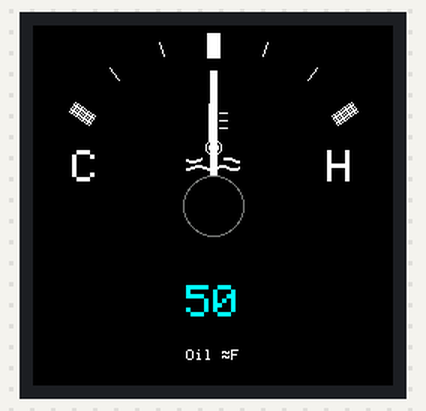
Bench run of a sketch on a simulated ESP32-S3. Shown: 240×240 colour display.

Above: at 0.8 s.
At 7.91 s:
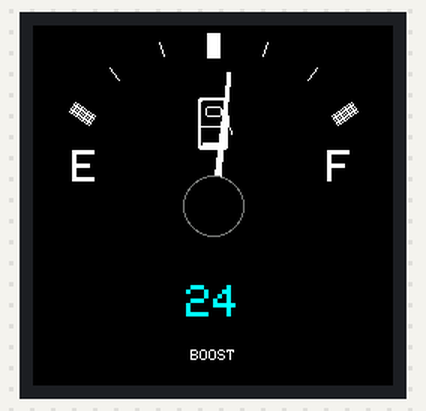
At 12.07 s:
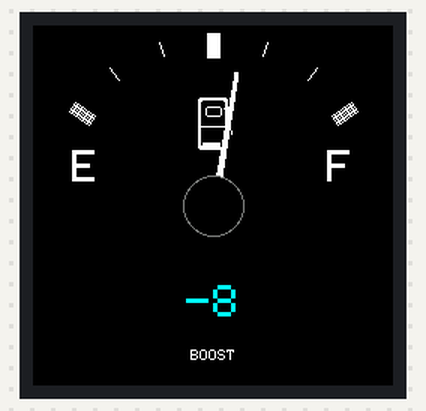
At 16.93 s:
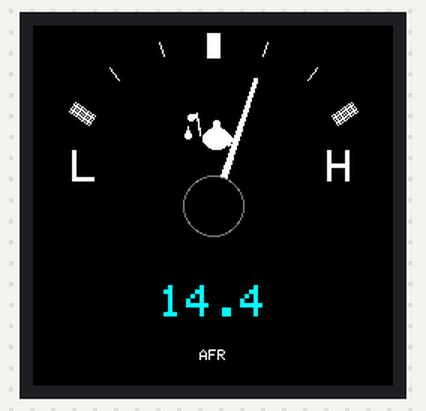
At 26.79 s:
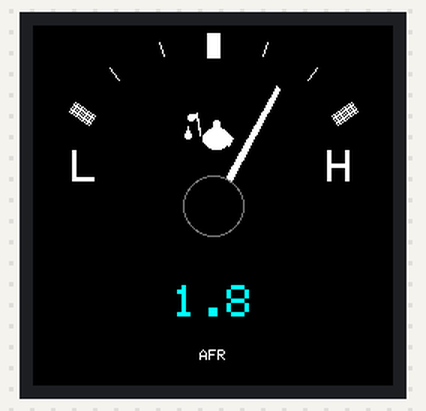
At 38.02 s:
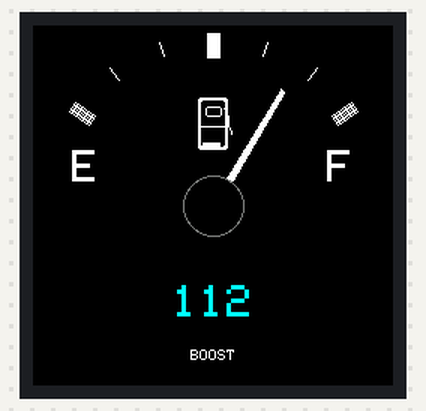

The sketch:

gauge_cluster.ino
```cpp
/**
 * Gauge Cluster - Multi-Display Firmware
 *
 * Drives 3x GC9A01 240x240 displays via SPI with manual CS control:
 *   GPIO5 = Fuel Gauge
 *   GPIO6 = Oil Pressure Gauge
 *   GPIO7 = Water Temperature Gauge
 *
 * NOTE: GPIO4 is avoided - it's SPI0 MISO and conflicts with SPI peripheral
 *
 * Hardware: Pimoroni Tiny RP2040
 *
 * IMPORTANT: Copy User_Setup.h to your TFT_eSPI library folder,
 *            or include it via User_Setup_Select.h
 */

#include <TFT_eSPI.h>
#include <SPI.h>

// ============================================================================
// DISPLAY CS PIN DEFINITIONS
// ============================================================================

#define CS_FUEL      5   // Fuel gauge CS
#define CS_OIL       6   // Oil pressure gauge CS
#define CS_WATER     7   // Water temperature gauge CS

// ============================================================================
// DISPLAY & SPRITE INSTANCES
// ============================================================================

TFT_eSPI tft = TFT_eSPI();  // Single TFT instance for all displays

// Full gauge sprite - for needle updates (115KB)
TFT_eSprite gauge = TFT_eSprite(&tft);

// Small sprite for digital readout only - for fast number updates (~4KB)
// Positioned at center bottom of gauge
static const int READOUT_W = 70;
static const int READOUT_H = 30;
static const int READOUT_X = (240 - READOUT_W) / 2;  // Centered
static const int READOUT_Y = 120 + 65 - READOUT_H/2; // CY + 65 - half height
TFT_eSprite readout = TFT_eSprite(&tft);

// ============================================================================
// DISPLAY CONFIGURATION
// ============================================================================

static const int SCREEN_W = 240;
static const int SCREEN_H = 240;

// ============================================================================
// GAUGE GEOMETRY (shared)
// ============================================================================

static const int CX = SCREEN_W / 2;
static const int CY = SCREEN_H / 2;

static const int R_TICK1 = 115;    // tick outer radius
static const int R_TICK2 = 105;    // tick inner radius
static const int R_NEEDLE = 90;    // needle length

static const float ANGLE_MIN = -145.0f;
static const float ANGLE_MAX = -35.0f;

// ============================================================================
// COLORS (shared)
// ============================================================================

static const uint16_t COL_BG      = TFT_BLACK;
static const uint16_t COL_DIAL    = TFT_BLACK;
static const uint16_t COL_TICKS   = TFT_WHITE;
static const uint16_t COL_TEXT    = TFT_WHITE;
static const uint16_t COL_NEEDLE  = TFT_WHITE;
static const uint16_t COL_ACCENT  = TFT_CYAN;

// ============================================================================
// GAUGE STATE
// ============================================================================

// Fuel gauge
float fuelLevel = 0.5f;      // 0.0..1.0
int   boostValue = -50;      // Vacuum/boost reading (-50 to 30)

// Oil pressure gauge
float oilPressure = 0.5f;    // 0.0..1.0
float afrValue = 14.0f;      // AFR reading (0.0 to 20.0)

// Water temperature gauge
float waterTemp = 0.5f;      // 0.0..1.0
int   oilTempValue = 50;     // Oil temp in °F (50 to 250)

// ============================================================================
// UTILITY FUNCTIONS
// ============================================================================

static inline float deg2rad(float d) {
  return d * 0.017453292519943295f;
}

static inline void polarPoint(int cx, int cy, int r, float angDeg, int &x, int &y) {
  float a = deg2rad(angDeg);
  x = cx + (int)lroundf(cosf(a) * r);
  y = cy + (int)lroundf(sinf(a) * r);
}

// ============================================================================
// DISPLAY SELECTION (manual CS control)
// ============================================================================

void deselectAllDisplays() {
  digitalWrite(CS_FUEL, HIGH);
  digitalWrite(CS_OIL, HIGH);
  digitalWrite(CS_WATER, HIGH);
}

void selectAllDisplays() {
  digitalWrite(CS_FUEL, LOW);
  digitalWrite(CS_OIL, LOW);
  digitalWrite(CS_WATER, LOW);
}

// Push sprite to a specific display with proper SPI transaction handling
void pushSpriteToDisplay(uint8_t cs_pin, TFT_eSprite &sprite) {
  deselectAllDisplays();          // Ensure all displays are deselected first
  digitalWrite(cs_pin, LOW);      // Select target display
  tft.startWrite();               // Begin SPI transaction
  sprite.pushSprite(0, 0);        // Push sprite data
  tft.endWrite();                 // End SPI transaction
  digitalWrite(cs_pin, HIGH);     // Deselect display
}

// ============================================================================
// ICON DRAWING FUNCTIONS
// ============================================================================

void drawGasPumpIcon(TFT_eSprite &spr, int cx, int cy, int w, int h,
                     uint16_t fg, uint16_t bg)
{
  int x = cx - w / 2;
  int y = cy - h / 2;
  int r = max(2, w / 8);
  spr.fillRoundRect(x, y, w, h, r, fg);

  int inset = max(2, w / 10);
  spr.fillRoundRect(x + inset, y + inset, w - 2*inset, h - 2*inset, max(1, r-1), bg);

  int winW = (int)(w * 0.55f);
  int winH = (int)(h * 0.22f);
  int winX = cx - winW / 2;
  int winY = y + (int)(h * 0.18f);
  spr.drawRoundRect(winX, winY, winW, winH, max(1, r-2), fg);

  int sepY = y + (int)(h * 0.55f);
  spr.drawLine(x + inset, sepY, x + w - inset - 1, sepY, fg);

  int footH = max(2, h / 10);
  spr.fillRect(x + (int)(w * 0.18f), y + h - footH - inset, (int)(w * 0.64f), footH, fg);

  int hoseX = x + w - inset - 1;
  int hoseTop = winY + 1;
  int hoseMid = sepY;
  spr.drawLine(hoseX, hoseTop, hoseX + w/6, hoseTop + h/6, fg);
  spr.drawLine(hoseX + w/6, hoseTop + h/6, hoseX + w/6, hoseMid, fg);

  int nozX = hoseX + w/6;
  int nozY = hoseMid;
  spr.drawLine(nozX, nozY, nozX + w/8, nozY + h/10, fg);
  spr.drawLine(nozX + w/8, nozY + h/10, nozX + w/8, nozY + h/6, fg);
}

void drawOilCanIcon(TFT_eSprite &spr, int cx, int cy, int w, int h,
                    uint16_t fg, uint16_t bg)
{
  int bodyW = (int)(w * 0.7f);
  int bodyH = (int)(h * 0.45f);
  int bodyX = cx - bodyW / 2 + 2;
  int bodyY = cy + (int)(h * 0.1f);

  spr.fillEllipse(bodyX + bodyW/2, bodyY + bodyH/2, bodyW/2, bodyH/2, fg);

  int spoutStartX = bodyX - 2;
  int spoutStartY = bodyY + bodyH/3;
  int spoutMidX = cx - (int)(w * 0.4f);
  int spoutMidY = cy - (int)(h * 0.2f);
  int spoutTipX = cx - (int)(w * 0.5f);
  int spoutTipY = cy - (int)(h * 0.15f);

  for (int t = -1; t <= 1; t++) {
    spr.drawLine(spoutStartX, spoutStartY + t, spoutMidX, spoutMidY + t, fg);
    spr.drawLine(spoutMidX, spoutMidY + t, spoutTipX, spoutTipY + t, fg);
  }

  spr.fillCircle(spoutTipX - 1, spoutTipY, 2, fg);

  int handleX = bodyX + bodyW - 2;
  int handleY = bodyY + bodyH/3;
  int handleOuterX = cx + (int)(w * 0.45f);
  int handleMidY = bodyY + bodyH/2;
  int handleBottomY = bodyY + bodyH - 2;

  for (int t = -1; t <= 1; t++) {
    spr.drawLine(handleX, handleY, handleOuterX + t, handleMidY, fg);
    spr.drawLine(handleOuterX + t, handleMidY, handleX, handleBottomY, fg);
  }

  int lidW = (int)(bodyW * 0.3f);
  int lidH = 4;
  int lidX = bodyX + bodyW/2 - lidW/2;
  int lidY = bodyY - lidH + 2;
  spr.fillRect(lidX, lidY, lidW, lidH, fg);
  spr.fillCircle(lidX + lidW/2, lidY - 1, 2, fg);

  int dropX = spoutTipX - 3;
  int dropY = spoutTipY + 6;
  int dropH = 8;
  int dropW = 4;

  spr.fillCircle(dropX, dropY + dropH - dropW/2, dropW/2, fg);
  spr.fillTriangle(
    dropX - dropW/2, dropY + dropH - dropW/2,
    dropX + dropW/2, dropY + dropH - dropW/2,
    dropX, dropY,
    fg
  );
}

void drawThermometerWaterIcon(TFT_eSprite &spr, int cx, int cy, int w, int h,
                               uint16_t fg, uint16_t bg)
{
  int thermW = 6;
  int thermH = (int)(h * 0.7f);
  int bulbR = 5;

  int thermX = cx;
  int thermTopY = cy - (int)(h * 0.35f);
  int thermBotY = thermTopY + thermH;
  int bulbY = thermBotY + bulbR - 2;

  spr.drawRect(thermX - thermW/2, thermTopY, thermW, thermH, fg);
  spr.drawLine(thermX - thermW/2, thermTopY, thermX + thermW/2 - 1, thermTopY, fg);
  spr.drawPixel(thermX - thermW/2, thermTopY + 1, fg);
  spr.drawPixel(thermX + thermW/2 - 1, thermTopY + 1, fg);

  spr.drawCircle(thermX, bulbY, bulbR, fg);
  spr.fillCircle(thermX, bulbY, bulbR - 2, fg);

  int mercuryH = (int)(thermH * 0.5f);
  int mercuryTop = thermBotY - mercuryH;
  spr.fillRect(thermX - thermW/2 + 2, mercuryTop, thermW - 4, mercuryH, fg);

  // 3 horizontal lines on right side of thermometer
  int lineLen = 5;
  int lineSpacing = (int)(thermH * 0.2f);
  int lineStartX = thermX + thermW/2 + 1;  // Right side of thermometer

  for (int i = 0; i < 3; i++) {
    int lineY = thermTopY + (int)(thermH * 0.25f) + i * lineSpacing;
    spr.drawLine(lineStartX, lineY, lineStartX + lineLen, lineY, fg);
  }

  int waveY1 = bulbY + bulbR + 3;
  int waveY2 = waveY1 + 5;
  int waveAmplitude = 2;
  int waveStartX = cx - (int)(w * 0.75f);  // 2/3 wider (was 0.45)
  int waveEndX = cx + (int)(w * 0.75f);    // 2/3 wider (was 0.45)

  for (int x = waveStartX; x < thermX - bulbR - 2; x++) {
    float phase = (x - waveStartX) * 0.4f;
    int waveOffset = (int)(sinf(phase) * waveAmplitude);
    spr.drawPixel(x, waveY1 + waveOffset, fg);
    spr.drawPixel(x, waveY1 + waveOffset + 1, fg);
  }

  for (int x = thermX + bulbR + 2; x < waveEndX; x++) {
    float phase = (x - waveStartX) * 0.4f;
    int waveOffset = (int)(sinf(phase) * waveAmplitude);
    spr.drawPixel(x, waveY1 + waveOffset, fg);
    spr.drawPixel(x, waveY1 + waveOffset + 1, fg);
  }

  for (int x = waveStartX; x < waveEndX; x++) {
    float phase = (x - waveStartX) * 0.4f + 1.5f;
    int waveOffset = (int)(sinf(phase) * waveAmplitude);
    spr.drawPixel(x, waveY2 + waveOffset, fg);
    spr.drawPixel(x, waveY2 + waveOffset + 1, fg);
  }
}

// ============================================================================
// NEEDLE DRAWING (shared)
// ============================================================================

void drawNeedleCone(TFT_eSprite &spr, float value01) {
  value01 = constrain(value01, 0.0f, 1.0f);

  float angDeg = ANGLE_MIN + value01 * (ANGLE_MAX - ANGLE_MIN);
  float a = deg2rad(angDeg);

  int xTip, yTip;
  polarPoint(CX, CY, R_NEEDLE, angDeg, xTip, yTip);

  float nx = -sinf(a);
  float ny = cosf(a);

  const float baseW = 5.0f;
  const float tipW = 3.0f;

  float b = baseW * 0.5f;
  float t = tipW * 0.5f;

  int xBL = CX + (int)lroundf(nx * b);
  int yBL = CY + (int)lroundf(ny * b);
  int xBR = CX - (int)lroundf(nx * b);
  int yBR = CY - (int)lroundf(ny * b);

  int xTL = xTip + (int)lroundf(nx * t);
  int yTL = yTip + (int)lroundf(ny * t);
  int xTR = xTip - (int)lroundf(nx * t);
  int yTR = yTip - (int)lroundf(ny * t);

  spr.fillTriangle(xBL, yBL, xBR, yBR, xTL, yTL, COL_NEEDLE);
  spr.fillTriangle(xBR, yBR, xTR, yTR, xTL, yTL, COL_NEEDLE);

  spr.fillCircle(CX, CY, 20, TFT_DARKGREY);
  spr.fillCircle(CX, CY, 19, TFT_BLACK);
}

void drawDigitalReadout(TFT_eSprite &spr, int value) {
  spr.setTextDatum(MC_DATUM);
  spr.setTextColor(COL_ACCENT, COL_DIAL);
  spr.setTextSize(3);

  char buf[12];
  snprintf(buf, sizeof(buf), "%d", value);
  spr.drawString(buf, CX, CY + 65);
}

void drawDigitalReadoutFloat(TFT_eSprite &spr, float value) {
  spr.setTextDatum(MC_DATUM);
  spr.setTextColor(COL_ACCENT, COL_DIAL);
  spr.setTextSize(3);

  char buf[12];
  snprintf(buf, sizeof(buf), "%.1f", value);
  spr.drawString(buf, CX, CY + 65);
}

// ============================================================================
// FAST READOUT-ONLY UPDATE (small sprite pushed to number region)
// ============================================================================

void pushReadoutInt(uint8_t cs_pin, int value) {
  readout.fillSprite(COL_BG);
  readout.setTextDatum(MC_DATUM);
  readout.setTextColor(COL_ACCENT, COL_BG);
  readout.setTextSize(3);

  char buf[12];
  snprintf(buf, sizeof(buf), "%d", value);
  readout.drawString(buf, READOUT_W/2, READOUT_H/2);

  deselectAllDisplays();
  digitalWrite(cs_pin, LOW);
  tft.startWrite();
  readout.pushSprite(READOUT_X, READOUT_Y);
  tft.endWrite();
  digitalWrite(cs_pin, HIGH);
}

void pushReadoutFloat(uint8_t cs_pin, float value) {
  readout.fillSprite(COL_BG);
  readout.setTextDatum(MC_DATUM);
  readout.setTextColor(COL_ACCENT, COL_BG);
  readout.setTextSize(3);

  char buf[12];
  snprintf(buf, sizeof(buf), "%.1f", value);
  readout.drawString(buf, READOUT_W/2, READOUT_H/2);

  deselectAllDisplays();
  digitalWrite(cs_pin, LOW);
  tft.startWrite();
  readout.pushSprite(READOUT_X, READOUT_Y);
  tft.endWrite();
  digitalWrite(cs_pin, HIGH);
}

// ============================================================================
// FUEL GAUGE RENDERING
// ============================================================================

void drawFuelDialBase(TFT_eSprite &spr) {
  spr.fillSprite(COL_BG);

  const int majorTicks = 3;
  const int intermediateTicks = 2;
  const int totalTicks = majorTicks + (intermediateTicks * 2);

  for (int i = 0; i < totalTicks; i++) {
    float t = (float)i / (float)(totalTicks - 1);
    float ang = ANGLE_MIN + t * (ANGLE_MAX - ANGLE_MIN);

    int x1, y1, x2, y2;
    polarPoint(CX, CY, R_TICK1, ang, x1, y1);
    polarPoint(CX, CY, R_TICK2, ang, x2, y2);

    bool isMajorTick = (i == 0) || (i == totalTicks - 1) || (i == totalTicks / 2);

    if (isMajorTick) {
      int x3, y3;
      polarPoint(CX, CY, R_TICK2 - 6, ang, x3, y3);

      float a = deg2rad(ang);
      float nx = -sinf(a);
      float ny = cosf(a);

      int thickness = 8;
      for (int tt = -thickness/2; tt <= thickness/2; tt++) {
        int ox = nx * tt;
        int oy = ny * tt;
        spr.drawLine(x1 + ox, y1 + oy, x3 + ox, y3 + oy, COL_TICKS);
      }
    } else {
      spr.drawLine(x1, y1, x2, y2, COL_TICKS);
    }
  }

  drawGasPumpIcon(spr, CX, CY - 55, 20, 35, COL_TEXT, COL_DIAL);

  spr.setTextColor(COL_TEXT, COL_DIAL);
  spr.setTextDatum(MC_DATUM);
  spr.setTextSize(3);
  spr.drawString("E", CX - 85, CY - 25);
  spr.drawString("F", CX + 85, CY - 25);

  spr.setTextSize(1);
  spr.drawString("BOOST", CX, CY + 100);
}

void renderFuelGauge(TFT_eSprite &spr, float value, int digital) {
  drawFuelDialBase(spr);
  drawNeedleCone(spr, value);
  drawDigitalReadout(spr, digital);
}

// ============================================================================
// OIL PRESSURE GAUGE RENDERING
// ============================================================================

void drawOilDialBase(TFT_eSprite &spr) {
  spr.fillSprite(COL_BG);

  const int majorTicks = 3;
  const int intermediateTicks = 2;
  const int totalTicks = majorTicks + (intermediateTicks * 2);

  for (int i = 0; i < totalTicks; i++) {
    float t = (float)i / (float)(totalTicks - 1);
    float ang = ANGLE_MIN + t * (ANGLE_MAX - ANGLE_MIN);

    int x1, y1, x2, y2;
    polarPoint(CX, CY, R_TICK1, ang, x1, y1);
    polarPoint(CX, CY, R_TICK2, ang, x2, y2);

    bool isMajorTick = (i == 0) || (i == totalTicks - 1) || (i == totalTicks / 2);

    if (isMajorTick) {
      int x3, y3;
      polarPoint(CX, CY, R_TICK2 - 6, ang, x3, y3);

      float a = deg2rad(ang);
      float nx = -sinf(a);
      float ny = cosf(a);

      int thickness = 8;
      for (int tt = -thickness/2; tt <= thickness/2; tt++) {
        int ox = nx * tt;
        int oy = ny * tt;
        spr.drawLine(x1 + ox, y1 + oy, x3 + ox, y3 + oy, COL_TICKS);
      }
    } else {
      spr.drawLine(x1, y1, x2, y2, COL_TICKS);
    }
  }

  drawOilCanIcon(spr, CX, CY - 55, 28, 32, COL_TEXT, COL_DIAL);

  spr.setTextColor(COL_TEXT, COL_DIAL);
  spr.setTextDatum(MC_DATUM);
  spr.setTextSize(3);
  spr.drawString("L", CX - 85, CY - 25);
  spr.drawString("H", CX + 85, CY - 25);

  spr.setTextSize(1);
  spr.drawString("AFR", CX, CY + 100);
}

void renderOilGauge(TFT_eSprite &spr, float value, float digital) {
  drawOilDialBase(spr);
  drawNeedleCone(spr, value);
  drawDigitalReadoutFloat(spr, digital);
}

// ============================================================================
// WATER TEMPERATURE GAUGE RENDERING
// ============================================================================

void drawWaterDialBase(TFT_eSprite &spr) {
  spr.fillSprite(COL_BG);

  const int majorTicks = 3;
  const int intermediateTicks = 2;
  const int totalTicks = majorTicks + (intermediateTicks * 2);

  for (int i = 0; i < totalTicks; i++) {
    float t = (float)i / (float)(totalTicks - 1);
    float ang = ANGLE_MIN + t * (ANGLE_MAX - ANGLE_MIN);

    int x1, y1, x2, y2;
    polarPoint(CX, CY, R_TICK1, ang, x1, y1);
    polarPoint(CX, CY, R_TICK2, ang, x2, y2);

    bool isMajorTick = (i == 0) || (i == totalTicks - 1) || (i == totalTicks / 2);

    if (isMajorTick) {
      int x3, y3;
      polarPoint(CX, CY, R_TICK2 - 6, ang, x3, y3);

      float a = deg2rad(ang);
      float nx = -sinf(a);
      float ny = cosf(a);

      int thickness = 8;
      for (int tt = -thickness/2; tt <= thickness/2; tt++) {
        int ox = nx * tt;
        int oy = ny * tt;
        spr.drawLine(x1 + ox, y1 + oy, x3 + ox, y3 + oy, COL_TICKS);
      }
    } else {
      spr.drawLine(x1, y1, x2, y2, COL_TICKS);
    }
  }

  drawThermometerWaterIcon(spr, CX, CY - 55, 24, 38, COL_TEXT, COL_DIAL);

  spr.setTextColor(COL_TEXT, COL_DIAL);
  spr.setTextDatum(MC_DATUM);
  spr.setTextSize(3);
  spr.drawString("C", CX - 85, CY - 25);
  spr.drawString("H", CX + 85, CY - 25);

  spr.setTextSize(1);
  char tempLabel[16];
  snprintf(tempLabel, sizeof(tempLabel), "Oil %cF", (char)247);
  spr.drawString(tempLabel, CX, CY + 100);
}

void renderWaterGauge(TFT_eSprite &spr, float value, int digital) {
  drawWaterDialBase(spr);
  drawNeedleCone(spr, value);
  drawDigitalReadout(spr, digital);
}

// ============================================================================
// SETUP
// ============================================================================

void setup() {
  // Configure CS pins as outputs
  pinMode(CS_FUEL, OUTPUT);
  pinMode(CS_OIL, OUTPUT);
  pinMode(CS_WATER, OUTPUT);

  // Deselect all displays initially
  deselectAllDisplays();

  // Initialize all displays simultaneously
  selectAllDisplays();
  tft.init();
  tft.setRotation(0);
  tft.fillScreen(COL_BG);
  deselectAllDisplays();

  // Create full gauge sprite (for needle updates)
  gauge.setColorDepth(16);
  gauge.createSprite(SCREEN_W, SCREEN_H);

  // Create small readout sprite (for fast number updates)
  readout.setColorDepth(16);
  readout.createSprite(READOUT_W, READOUT_H);

  // Initial full render of all gauges
  renderFuelGauge(gauge, fuelLevel, boostValue);
  pushSpriteToDisplay(CS_FUEL, gauge);

  renderOilGauge(gauge, oilPressure, afrValue);
  pushSpriteToDisplay(CS_OIL, gauge);

  renderWaterGauge(gauge, waterTemp, oilTempValue);
  pushSpriteToDisplay(CS_WATER, gauge);
}

// ============================================================================
// MAIN LOOP - Dual update strategy:
//   - Full gauge redraw: Only when needle moves significantly (every ~100ms)
//   - Number update: Every frame for low latency
// ============================================================================

// Track previous needle positions to detect significant movement
static float prevFuelLevel = -1;
static float prevOilPressure = -1;
static float prevWaterTemp = -1;

// Threshold for needle redraw (0.01 = 1% movement)
static const float NEEDLE_THRESHOLD = 0.01f;

// Timing
static uint32_t lastFrameTime = 0;
static uint32_t frameCount = 0;

void loop() {
  uint32_t now = millis();
  uint32_t deltaMs = now - lastFrameTime;
  lastFrameTime = now;

  // Scale animation by time delta for consistent speed
  float deltaScale = deltaMs / 40.0f;

  // ---- Update demo values ----
  // Needle values change VERY SLOWLY, number values change fast

  // Fuel gauge - needle moves very slowly
  static float fuelDir = 1.0f;
  fuelLevel += 0.0003f * fuelDir * deltaScale;  // ~50x slower
  if (fuelLevel >= 1.0f) { fuelLevel = 1.0f; fuelDir = -1.0f; }
  if (fuelLevel <= 0.0f) { fuelLevel = 0.0f; fuelDir = 1.0f; }

  // Boost number changes fast
  static float boostDir = 1.0f;
  boostValue += (int)(1.0f * boostDir * deltaScale);
  if (boostValue > 30) boostDir = -1.0f;
  if (boostValue < -50) boostDir = 1.0f;

  // Oil gauge - needle moves very slowly
  static float oilDir = 1.0f;
  oilPressure += 0.0004f * oilDir * deltaScale;  // ~50x slower
  if (oilPressure >= 1.0f) { oilPressure = 1.0f; oilDir = -1.0f; }
  if (oilPressure <= 0.0f) { oilPressure = 0.0f; oilDir = 1.0f; }

  // AFR number changes fast
  static float afrDir = 1.0f;
  afrValue += 0.1f * afrDir * deltaScale;
  if (afrValue > 20.0f) afrDir = -1.0f;
  if (afrValue < 0.0f) afrDir = 1.0f;

  // Water gauge - needle moves very slowly
  static float waterDir = 1.0f;
  waterTemp += 0.00025f * waterDir * deltaScale;  // ~50x slower
  if (waterTemp >= 1.0f) { waterTemp = 1.0f; waterDir = -1.0f; }
  if (waterTemp <= 0.0f) { waterTemp = 0.0f; waterDir = 1.0f; }

  // Oil temp number changes fast
  static float oilTempDir = 1.0f;
  oilTempValue += (int)(2.0f * oilTempDir * deltaScale);
  if (oilTempValue > 250) oilTempDir = -1.0f;
  if (oilTempValue < 50) oilTempDir = 1.0f;

  // ---- FUEL GAUGE ----
  if (fabsf(fuelLevel - prevFuelLevel) > NEEDLE_THRESHOLD) {
    // Needle moved significantly - full redraw
    renderFuelGauge(gauge, fuelLevel, boostValue);
    pushSpriteToDisplay(CS_FUEL, gauge);
    prevFuelLevel = fuelLevel;
  } else {
    // Just update the number (fast)
    pushReadoutInt(CS_FUEL, boostValue);
  }

  // ---- OIL PRESSURE GAUGE ----
  if (fabsf(oilPressure - prevOilPressure) > NEEDLE_THRESHOLD) {
    renderOilGauge(gauge, oilPressure, afrValue);
    pushSpriteToDisplay(CS_OIL, gauge);
    prevOilPressure = oilPressure;
  } else {
    pushReadoutFloat(CS_OIL, afrValue);
  }

  // ---- WATER TEMP GAUGE ----
  if (fabsf(waterTemp - prevWaterTemp) > NEEDLE_THRESHOLD) {
    renderWaterGauge(gauge, waterTemp, oilTempValue);
    pushSpriteToDisplay(CS_WATER, gauge);
    prevWaterTemp = waterTemp;
  } else {
    pushReadoutInt(CS_WATER, oilTempValue);
  }

  frameCount++;
}
```

Measured:
- what the display in image 1 shows lasts 0.5 s, from 7.7 s to 8.2 s
- what the display in image 3 shows lasts 0.4 s, from 16.7 s to 17.1 s
